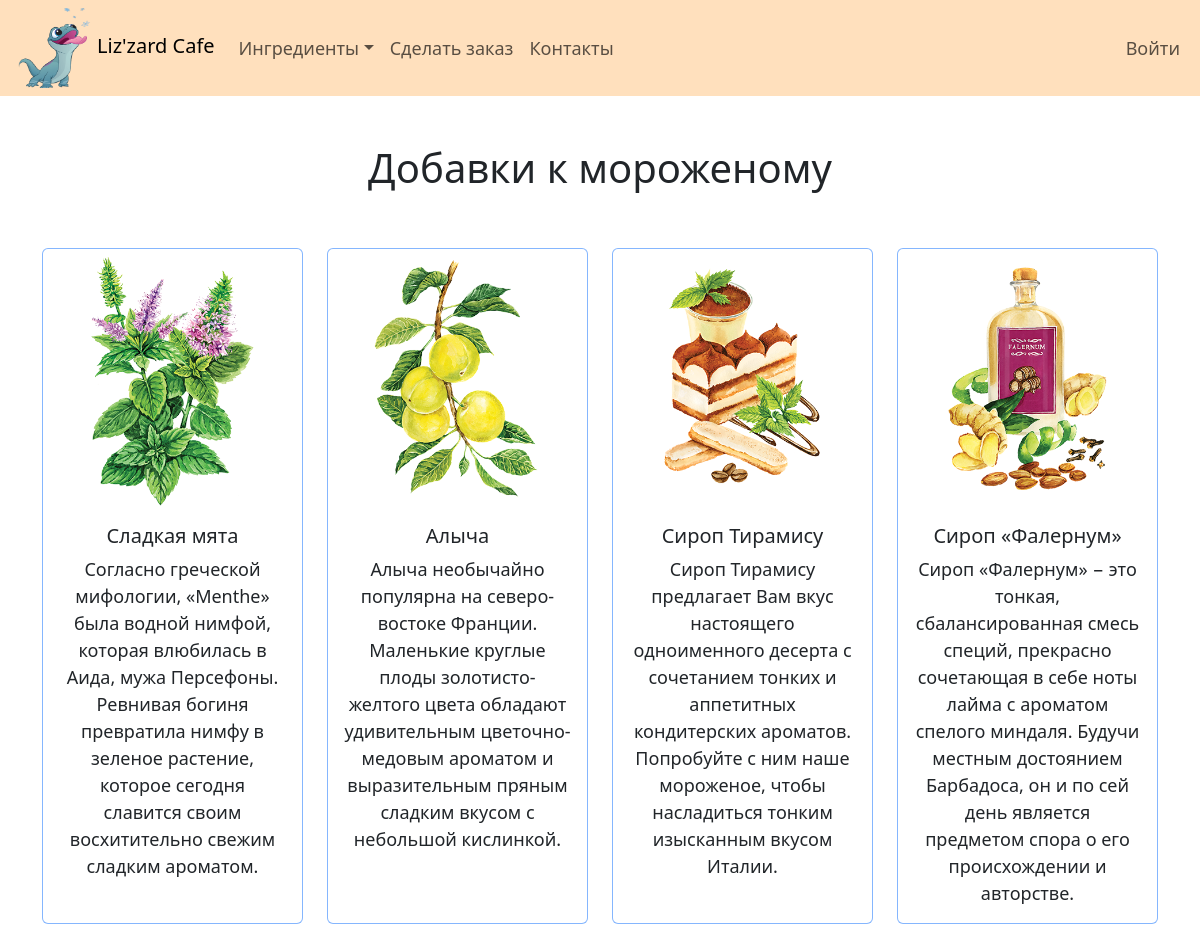
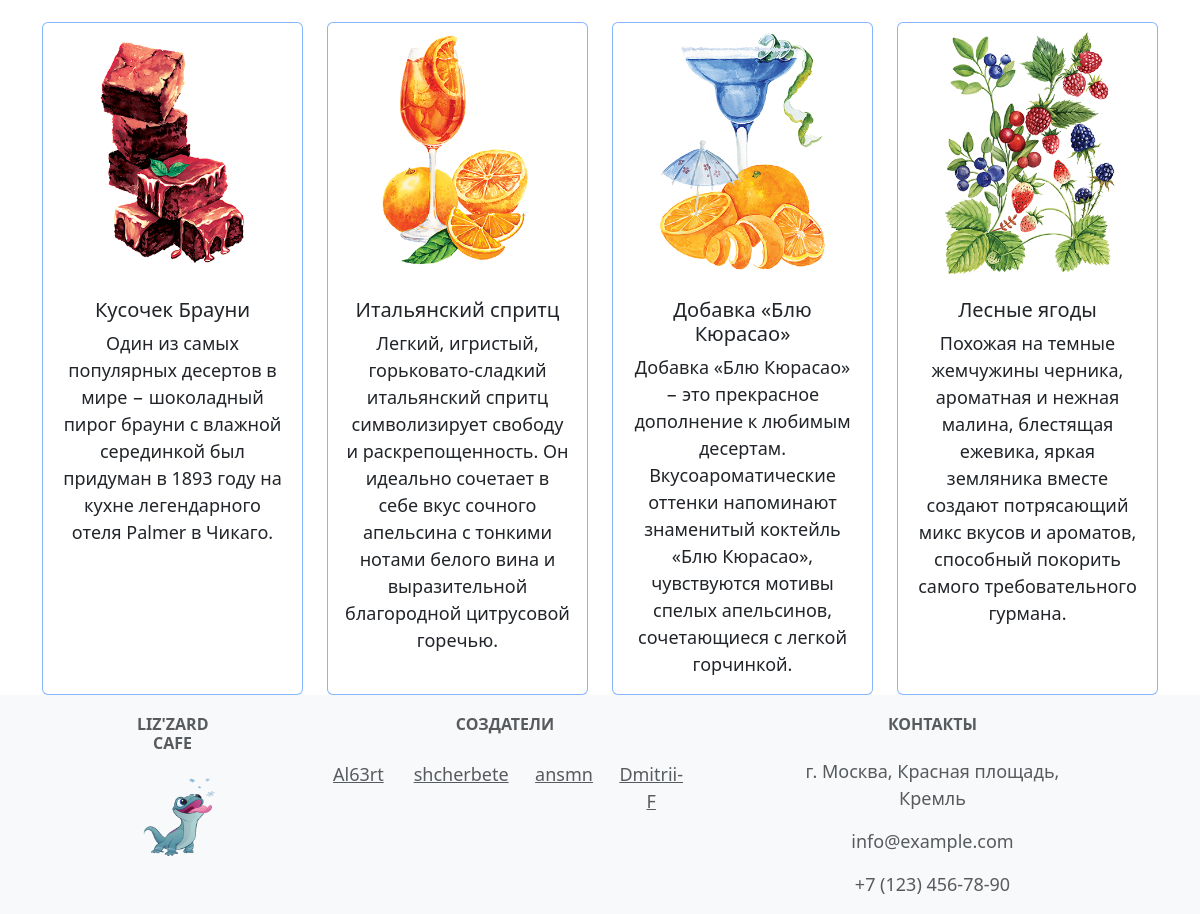
The app's page /toppings/ with its own data (2 pictures, top to bottom).
### icecream_bar/models.py (models this page shows, shortened)
class Topping(models.Model):
    name = models.CharField(max_length=100)
    description = models.TextField()
    image = models.ImageField(upload_to='Topping/', blank=True)
    price = models.PositiveIntegerField()

### icecream_bar/views.py (the view)
# urls.py: path('toppings/', views.ToppingsListView.as_view(), name='toppings'),
class ToppingsListView(ListView):
    model = Topping
    template_name = 'icecream_bar/toppings_list.html'
    context_object_name = 'toppings_list'

### icecream_bar/templates/icecream_bar/toppings_list.html
{% extends 'base/base.html' %}
{% block content %}
    <div class="container text-center">
        <h1>
            <br>
            Добавки к мороженому
            <br>
            <br>
        </h1>
        <div class="row row-cols-1 row-cols-sm-2 row-cols-xl-4 g-4">
            {% for topping in toppings_list %}
                <div class="col">
                    <div class="card border-primary border-opacity-50 h-100 ">
                        <img src="{{ topping.image.url }}" class="card-img-top">
                        <div class="card-body">
                            <h5 class="card-title">{{ topping.name }}</h5>
                            <p class="card-text">{{ topping.description }}</p>
                        </div>
                    </div>
                </div>
                {% empty %}
                <p>Пусто.</p>
            {% endfor %}
        </div>
    </div>
{% endblock %}

### icecream_bar/static/main.css (style rules this page uses)
* + * { font-size: 18px; }
.h-100 { height: 100%; }

### records on screen
Topping: image (picture), name "Сладкая мята", description "Согласно греческой мифологии, «Menthe» была водной нимфой, которая влюбилась в Аида, мужа Персефоны. Ревнивая богиня превратила нимфу в зеленое растение, которое сегодня славится своим восхитительно свежим сладким ароматом."
Topping: image (picture), name "Алыча", description "Алыча необычайно популярна на северо-востоке Франции. Маленькие круглые плоды золотисто-желтого цвета обладают удивительным цветочно-медовым ароматом и выразительным пряным сладким вкусом с небольшой кислинкой."
Topping: image (picture), name "Сироп Тирамису", description "Сироп Тирамису предлагает Вам вкус настоящего одноименного десерта с сочетанием тонких и аппетитных кондитерских ароматов. Попробуйте с ним наше мороженое, чтобы насладиться тонким изысканным вкусом Италии."
Topping: image (picture), name "Сироп «Фалернум»", description "Сироп «Фалернум» − это тонкая, сбалансированная смесь специй, прекрасно сочетающая в себе ноты лайма с ароматом спелого миндаля. Будучи местным достоянием Барбадоса, он и по сей день является предметом спора о его происхождении и авторстве."
Topping: image (picture), name "Кусочек Брауни", description "Один из самых популярных десертов в мире − шоколадный пирог брауни с влажной серединкой был придуман в 1893 году на кухне легендарного отеля Palmer в Чикаго."
Topping: image (picture), name "Итальянский спритц", description "Легкий, игристый, горьковато-сладкий итальянский спритц символизирует свободу и раскрепощенность. Он идеально сочетает в себе вкус сочного апельсина с тонкими нотами белого вина и выразительной благородной цитрусовой горечью."
Topping: image (picture), name "Добавка «Блю Кюрасао»", description "Добавка «Блю Кюрасао» − это прекрасное дополнение к любимым десертам. Вкусоароматические оттенки напоминают знаменитый коктейль «Блю Кюрасао», чувствуются мотивы спелых апельсинов, сочетающиеся с легкой горчинкой."
Topping: image (picture), name "Лесные ягоды", description "Похожая на темные жемчужины черника, ароматная и нежная малина, блестящая ежевика, яркая земляника вместе создают потрясающий микс вкусов и ароматов, способный покорить самого требовательного гурмана."
